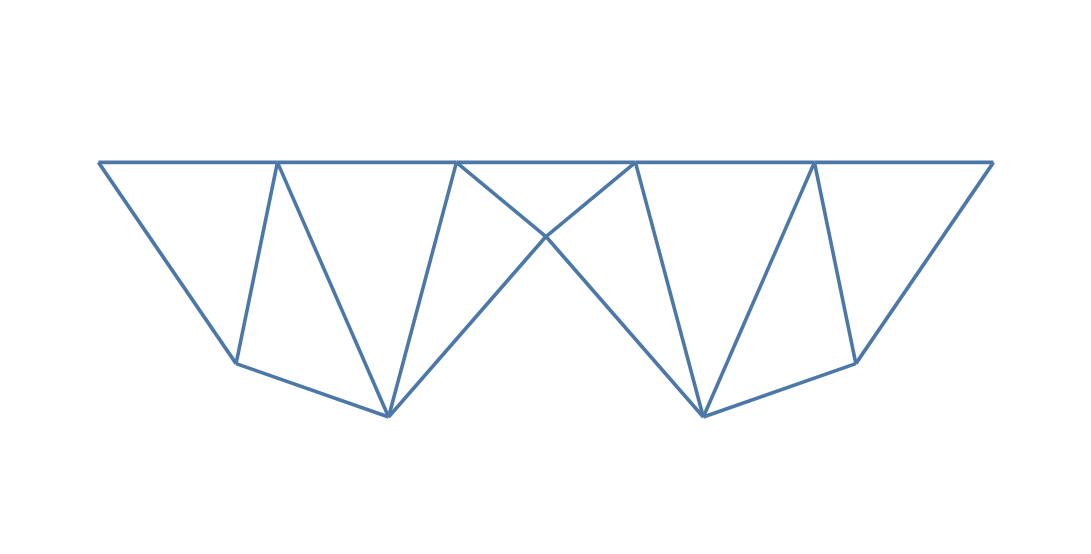

The cell this chart's notebook holds for it:
### Code cell
plotTruss(allGraphs[0])

### Figure 1 — Vega-Lite specification as saved in the notebook (floating-point values rounded to 4 significant figures)
{"config": {"view": {"continuousWidth": 400, "continuousHeight": 300, "strokeOpacity": 0}}, "layer": [{"data": {"name": "data-960ba172d5bd1deeccb127f69430bd76"}, "mark": "circle", "encoding": {"color": {"value": "#4C78A8"}, "opacity": {"value": 0}, "size": {"value": 1}, "x": {"type": "quantitative", "axis": null, "field": "x", "scale": {"domain": [-5.0, 55.0]}}, "y": {"type": "quantitative", "axis": null, "field": "y", "scale": {"domain": [-20.84, 9.158]}}}}, {"data": {"name": "data-f2dbd5a7486cbbe3f3ee74691f05e25a"}, "mark": "line", "encoding": {"color": {"value": "#4C78A8"}, "opacity": {"value": 1.0}, "size": {"value": 2.0}, "x": {"type": "quantitative", "field": "x"}, "y": {"type": "quantitative", "field": "y"}}}, {"data": {"name": "data-d71fdb8655c1ce1a6a4e3dd57ac93778"}, "mark": "line", "encoding": {"color": {"value": "#4C78A8"}, "opacity": {"value": 1.0}, "size": {"value": 2.0}, "x": {"type": "quantitative", "field": "x"}, "y": {"type": "quantitative", "field": "y"}}}, {"data": {"name": "data-b19fe4abe52743a5bff2a201bada66de"}, "mark": "line", "encoding": {"color": {"value": "#4C78A8"}, "opacity": {"value": 1.0}, "size": {"value": 2.0}, "x": {"type": "quantitative", "field": "x"}, "y": {"type": "quantitative", "field": "y"}}}, {"data": {"name": "data-89ebe56c639476a7bb2eeba19fc68ea5"}, "mark": "line", "encoding": {"color": {"value": "#4C78A8"}, "opacity": {"value": 1.0}, "size": {"value": 2.0}, "x": {"type": "quantitative", "field": "x"}, "y": {"type": "quantitative", "field": "y"}}}, {"data": {"name": "data-c50d774c0c1b90abb5530ce51265ce78"}, "mark": "line", "encoding": {"color": {"value": "#4C78A8"}, "opacity": {"value": 1.0}, "size": {"value": 2.0}, "x": {"type": "quantitative", "field": "x"}, "y": {"type": "quantitative", "field": "y"}}}, {"data": {"name": "data-cbd34eb5bd76d5b33733275211eb1730"}, "mark": "line", "encoding": {"color": {"value": "#4C78A8"}, "opacity": {"value": 1.0}, "size": {"value": 2.0}, "x": {"type": "quantitative", "field": "x"}, "y": {"type": "quantitative", "field": "y"}}}, {"data": {"name": "data-c1273bc86faadfa6945faa1715022d2f"}, "mark": "line", "encoding": {"color": {"value": "#4C78A8"}, "opacity": {"value": 1.0}, "size": {"value": 2.0}, "x": {"type": "quantitative", "field": "x"}, "y": {"type": "quantitative", "field": "y"}}}, {"data": {"name": "data-b2f5e11c78db7721213051884cc19bf7"}, "mark": "line", "encoding": {"color": {"value": "#4C78A8"}, "opacity": {"value": 1.0}, "size": {"value": 2.0}, "x": {"type": "quantitative", "field": "x"}, "y": {"type": "quantitative", "field": "y"}}}, {"data": {"name": "data-ad475311b6828201cc1391612f1979f9"}, "mark": "line", "encoding": {"color": {"value": "#4C78A8"}, "opacity": {"value": 1.0}, "size": {"value": 2.0}, "x": {"type": "quantitative", "field": "x"}, "y": {"type": "quantitative", "field": "y"}}}, {"data": {"name": "data-6025ea4d15fcbc4cf43c982e1f1bc2cb"}, "mark": "line", "encoding": {"color": {"value": "#4C78A8"}, "opacity": {"value": 1.0}, "size": {"value": 2.0}, "x": {"type": "quantitative", "field": "x"}, "y": {"type": "quantitative", "field": "y"}}}, {"data": {"name": "data-f7b2167864d45157b3659f759450d2be"}, "mark": "line", "encoding": {"color": {"value": "#4C78A8"}, "opacity": {"value": 1.0}, "size": {"value": 2.0}, "x": {"type": "quantitative", "field": "x"}, "y": {"type": "quantitative", "field": "y"}}}, {"data": {"name": "data-5659581361cad89beac9372c821a6c56"}, "mark": "line", "encoding": {"color": {"value": "#4C78A8"}, "opacity": {"value": 1.0}, "size": {"value": 2.0}, "x": {"type": "quantitative", "field": "x"}, "y": {"type": "quantitative", "field": "y"}}}, {"data": {"name": "data-04795af1c61401b07a49dcd721e34dad"}, "mark": "line", "encoding": {"color": {"value": "#4C78A8"}, "opacity": {"value": 1.0}, "size": {"value": 2.0}, "x": {"type": "quantitative", "field": "x"}, "y": {"type": "quantitative", "field": "y"}}}, {"data": {"name": "data-bc1d5e2aca28d482f33c0b6dca340362"}, "mark": "line", "encoding": {"color": {"value": "#4C78A8"}, "opacity": {"value": 1.0}, "size": {"value": 2.0}, "x": {"type": "quantitative", "field": "x"}, "y": {"type": "quantitative", "field": "y"}}}, {"data": {"name": "data-b963cd5974e148844d86a8ef0b6a8613"}, "mark": "line", "encoding": {"color": {"value": "#4C78A8"}, "opacity": {"value": 1.0}, "size": {"value": 2.0}, "x": {"type": "quantitative", "field": "x"}, "y": {"type": "quantitative", "field": "y"}}}, {"data": {"name": "data-4520ba9f133b1fcb7ad4c84412d37dbc"}, "mark": "line", "encoding": {"color": {"value": "#4C78A8"}, "opacity": {"value": 1.0}, "size": {"value": 2.0}, "x": {"type": "quantitative", "field": "x"}, "y": {"type": "quantitative", "field": "y"}}}, {"data": {"name": "data-7b4c85664dfeefd59c6880502aab1253"}, "mark": "line", "encoding": {"color": {"value": "#4C78A8"}, "opacity": {"value": 1.0}, "size": {"value": 2.0}, "x": {"type": "quantitative", "field": "x"}, "y": {"type": "quantitative", "field": "y"}}}, {"data": {"name": "data-44a1212bc0b731955094a4b82f5a2afd"}, "mark": "line", "encoding": {"color": {"value": "#4C78A8"}, "opacity": {"value": 1.0}, "size": {"value": 2.0}, "x": {"type": "quantitative", "field": "x"}, "y": {"type": "quantitative", "field": "y"}}}, {"data": {"name": "data-9a0ecfe288f08461fa19a0c53482ae7d"}, "mark": "line", "encoding": {"color": {"value": "#4C78A8"}, "opacity": {"value": 1.0}, "size": {"value": 2.0}, "x": {"type": "quantitative", "field": "x"}, "y": {"type": "quantitative", "field": "y"}}}], "background": "white", "height": 300, "width": 600, "$schema": "https://vega.github.io/schema/vega-lite/v4.8.1.json", "datasets": {"data-960ba172d5bd1deeccb127f69430bd76": [{"x": 0.0, "y": 0.0}, {"x": 7.688, "y": -13.12}, {"x": 10.0, "y": 0.0}, {"x": 16.21, "y": -16.6}, {"x": 20.0, "y": 0.0}, {"x": 25.0, "y": -4.833}, {"x": 30.0, "y": 0.0}, {"x": 33.79, "y": -16.6}, {"x": 40.0, "y": 0.0}, {"x": 42.31, "y": -13.12}, {"x": 50.0, "y": 0.0}], "data-f2dbd5a7486cbbe3f3ee74691f05e25a": [{"x": 0.0, "y": 0.0}, {"x": 7.688, "y": -13.12}], "data-d71fdb8655c1ce1a6a4e3dd57ac93778": [{"x": 0.0, "y": 0.0}, {"x": 10.0, "y": 0.0}], "data-b19fe4abe52743a5bff2a201bada66de": [{"x": 7.688, "y": -13.12}, {"x": 10.0, "y": 0.0}], "data-89ebe56c639476a7bb2eeba19fc68ea5": [{"x": 7.688, "y": -13.12}, {"x": 16.21, "y": -16.6}], "data-c50d774c0c1b90abb5530ce51265ce78": [{"x": 10.0, "y": 0.0}, {"x": 16.21, "y": -16.6}], "data-cbd34eb5bd76d5b33733275211eb1730": [{"x": 10.0, "y": 0.0}, {"x": 20.0, "y": 0.0}], "data-c1273bc86faadfa6945faa1715022d2f": [{"x": 16.21, "y": -16.6}, {"x": 20.0, "y": 0.0}], "data-b2f5e11c78db7721213051884cc19bf7": [{"x": 16.21, "y": -16.6}, {"x": 25.0, "y": -4.833}], "data-ad475311b6828201cc1391612f1979f9": [{"x": 20.0, "y": 0.0}, {"x": 25.0, "y": -4.833}], "data-6025ea4d15fcbc4cf43c982e1f1bc2cb": [{"x": 20.0, "y": 0.0}, {"x": 30.0, "y": 0.0}], "data-f7b2167864d45157b3659f759450d2be": [{"x": 25.0, "y": -4.833}, {"x": 30.0, "y": 0.0}], "data-5659581361cad89beac9372c821a6c56": [{"x": 25.0, "y": -4.833}, {"x": 33.79, "y": -16.6}], "data-04795af1c61401b07a49dcd721e34dad": [{"x": 30.0, "y": 0.0}, {"x": 33.79, "y": -16.6}], "data-bc1d5e2aca28d482f33c0b6dca340362": [{"x": 30.0, "y": 0.0}, {"x": 40.0, "y": 0.0}], "data-b963cd5974e148844d86a8ef0b6a8613": [{"x": 33.79, "y": -16.6}, {"x": 40.0, "y": 0.0}], "data-4520ba9f133b1fcb7ad4c84412d37dbc": [{"x": 33.79, "y": -16.6}, {"x": 42.31, "y": -13.12}], "data-7b4c85664dfeefd59c6880502aab1253": [{"x": 40.0, "y": 0.0}, {"x": 42.31, "y": -13.12}], "data-44a1212bc0b731955094a4b82f5a2afd": [{"x": 40.0, "y": 0.0}, {"x": 50.0, "y": 0.0}], "data-9a0ecfe288f08461fa19a0c53482ae7d": [{"x": 42.31, "y": -13.12}, {"x": 50.0, "y": 0.0}]}}
